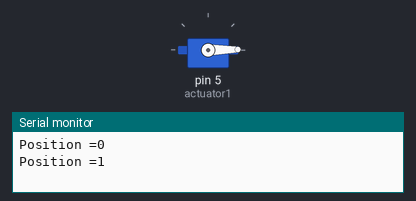
A sketch run on a simulated Arduino Uno, built with avr-gcc and run on an emulated ATmega328P. Parts: servo, the last lines printed to the serial monitor.

Above: at 0.05 s.
At 2.65 s:
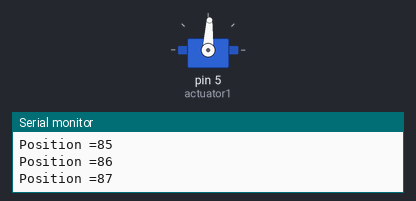
At 5.3 s:
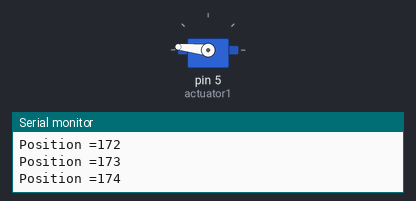
At 10.55 s:
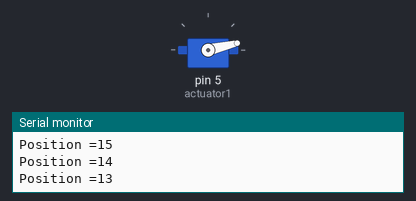
Timing chart, 0 to 14.3 s (numbered marks = the images above):
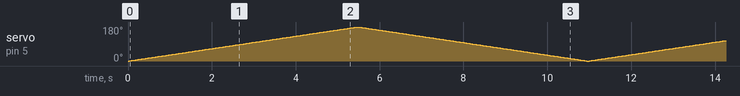

The sketch:

testingActuonix_rservo.ino
```cpp
/** Testing Actuonix Micro Linear Actuator
    Written by: Sreela Kodali, kodali@stanford.edu
    Last updated: November 12th, 2021 **/

#include <Servo.h>

//Set constants
#define actuator1_LOWER_LIMIT 46
#define actuator1_UPPER_LIMIT 145

// Set pin names
#define sensor_IN A0
#define actuator1Pos_measured_IN A3
#define actuator1_OUT 5

Servo actuator1;  // create servo object to control a servo
int actuator1Pos_target = 0;    // variable to store the servo position
int sensorValue = 0;        // value read from the sensor
int actuator1Pos_measured = 0; // value from actuator feedback
int pos = 0;

void setup() {
  // initialize serial communications at 9600 bps:
  Serial.begin(9600);

  // attaches the servo on pin 5 to the servo object
  actuator1.attach(5);
}

void loop() {

//  // read the analog in value:
//  sensorValue = analogRead(sensor_IN);
////  actuator1Pos_measured = analogRead(actuator1Pos_measured_IN);
//
//  // map it to the range of the analog out:
//  actuator1Pos_target = map(sensorValue, 0, 850, actuator1_LOWER_LIMIT, actuator1_UPPER_LIMIT);
//
//  if (actuator1Pos_target < actuator1_LOWER_LIMIT) {
//    actuator1Pos_target = actuator1_LOWER_LIMIT;
//  }
//
//  if (actuator1Pos_target > actuator1_UPPER_LIMIT) {
//    actuator1Pos_target = actuator1_UPPER_LIMIT;
//  }
//
//  // tell servo to go to position
//  actuator1.write(actuator1Pos_target);
//
//  // print the results to the Serial Monitor:
//  Serial.print("Sensor = ");
//  Serial.print(sensorValue);
//  Serial.print("\t Actuator Position, Target= ");
//  Serial.println(actuator1Pos_target);
////  Serial.print("\t Actuator Position, Measured = ");
////  Serial.println(actuatorPosition);
//  delay(15);

  for (pos = 0; pos <= 180; pos += 1) { // goes from 0 degrees to 180 degrees
    // in steps of 1 degree
    actuator1.write(pos);              // tell servo to go to position in variable 'pos'
    Serial.print("Position =");
    Serial.println(pos);
    delay(30);                       // waits 15ms for the servo to reach the position
  }
  for (pos = 180; pos >= 0; pos -= 1) { // goes from 180 degrees to 0 degrees
    actuator1.write(pos);              // tell servo to go to position in variable 'pos'
    Serial.print("Position =");
    Serial.println(pos);
    delay(30);                       // waits 15ms for the servo to reach the position
  }
}
```
